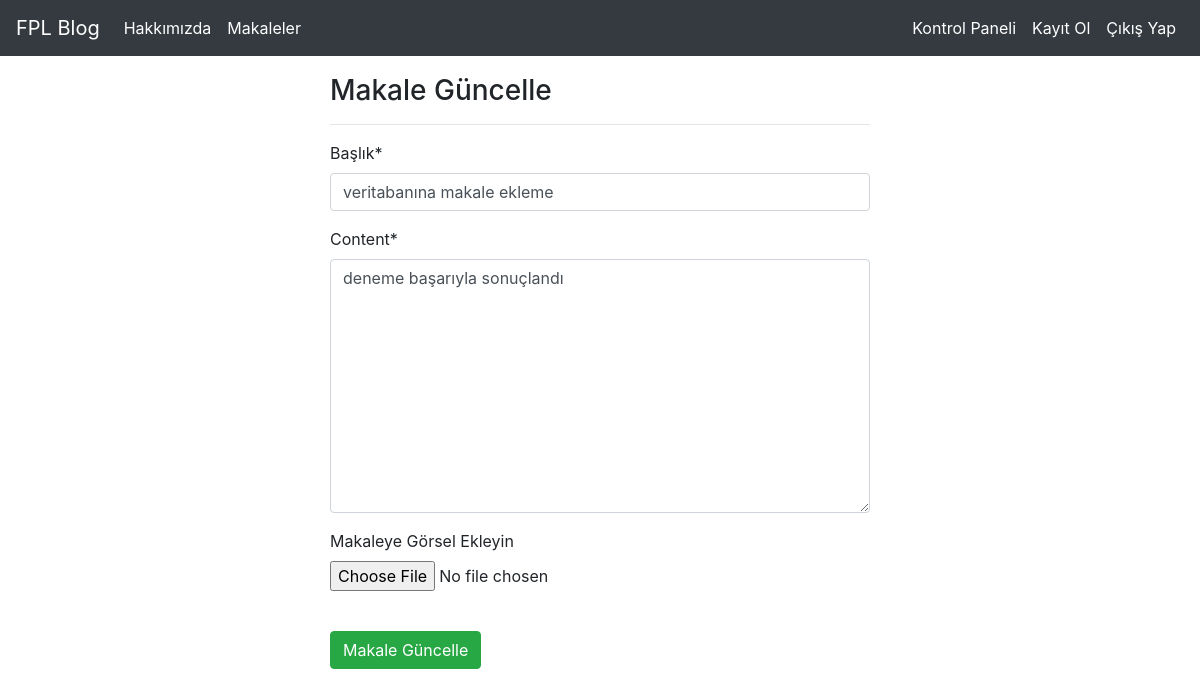
Screenshot of /articles/update/8 (signed in) with the database file from the repository.
### article/models.py (models this page shows, shortened)
class Article(models.Model):
    author = models.ForeignKey("auth.User",on_delete= models.CASCADE, verbose_name="Yazar")
    title = models.CharField(max_length=50, verbose_name="Başlık")
    content = RichTextField()
    created_date = models.DateTimeField(auto_now_add=True,verbose_name="Oluşturulma Tarihi")
    article_image = models.FileField(blank=True, null=True, verbose_name="Makaleye Görsel Ekleyin")
    class Meta():
        ordering = ['-created_date']

### article/views.py (the view)
# urls.py: path('update/<int:id>', views.updateArticle, name="update"),
@login_required(login_url="user:login")
def updateArticle(request,id):
    article = get_object_or_404(Article,id = id)
    form = ArticleForm(request.POST or None,request.FILES or None,instance = article)
    if form.is_valid():
        article = form.save(commit=False)
        article.author = request.user
        article.save()
        messages.success(request,"Makaleniz başarıyla güncellendi...")
        return redirect("article:dashboard")
    return render(request,"update.html",{"form":form})

### article/forms.py
class ArticleForm(forms.ModelForm):
    class Meta:
       model = Article
       fields = ['title','content',"article_image"]

### templates/update.html (shortened to what this page needs)
{% extends "layout.html" %}
{% block body %}
{% load crispy_forms_tags %}
<div class="row">
    <div class="col-md-6 offset-md-3">
        <h3>Makale Güncelle</h3>
        <hr>
        <form method = "post" enctype="multipart/form-data">
            {{form|crispy}}
            <br>
            <button type = "submit" class = "btn btn-success">Makale Güncelle</button>
        </form>
    </div>
  </div>
{% endblock body %}

### rows the page displays
Article: title "veritabanına makale ekleme", content "deneme başarıyla sonuçlandı"
